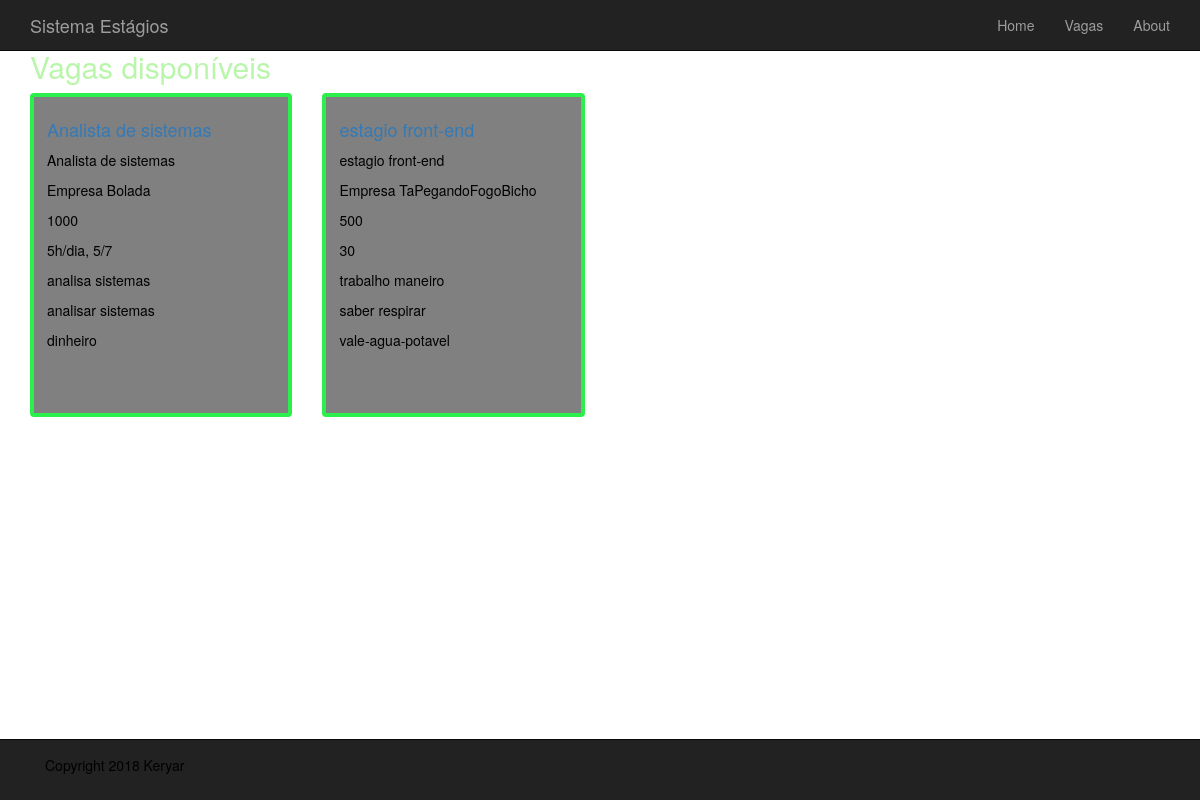
/jobs/list_job_opportunity/, run on an earlier commit of the app's database.
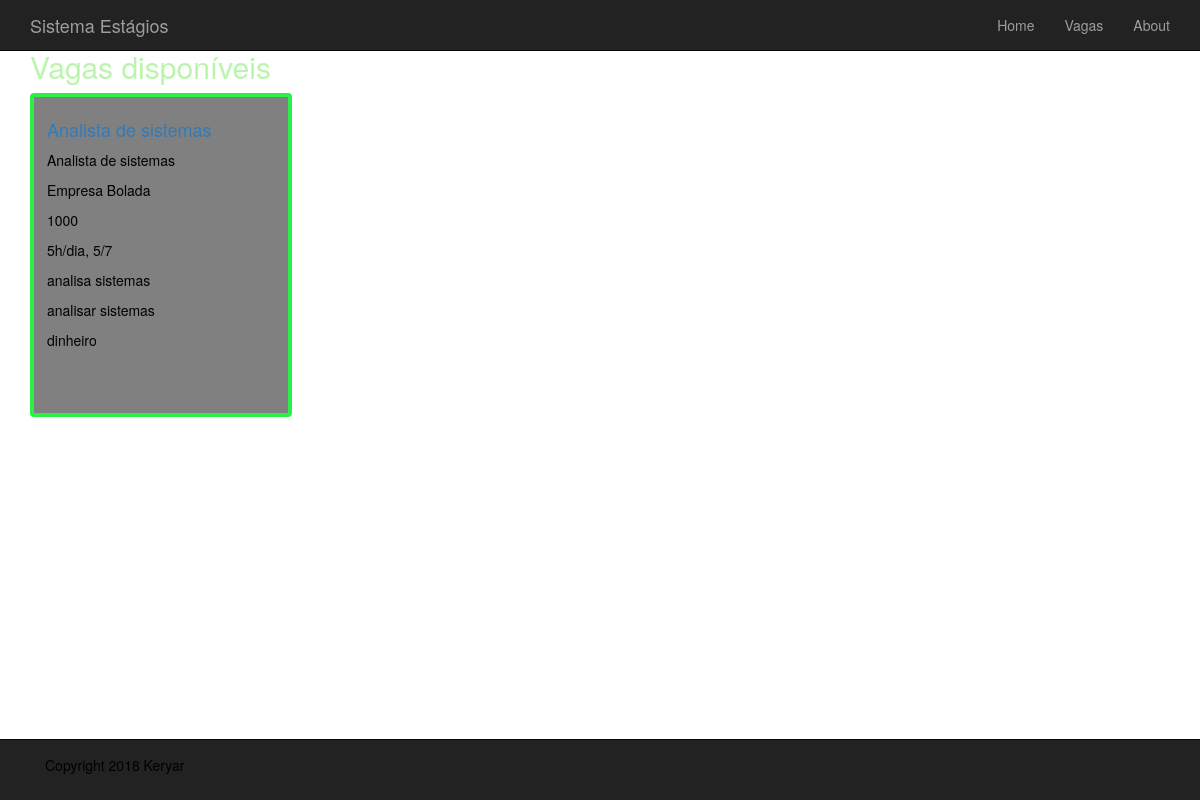
And on a later commit of the database.
### jobs/models.py (models this page shows, shortened)
class JobOpportunity (models.Model):
    name = models.CharField(max_length=200, db_index=True)
    enterprise = models.ForeignKey(Enterprise, related_name='owner')
    slug = models.SlugField(max_length=200, db_index=True, unique=True)
    salary = models.PositiveIntegerField(unique=True)
    weekly_workload = models.TextField(blank=True)
    description = models.TextField(blank=True)
    requirements = models.TextField(blank=True)
    benefits = models.TextField(blank=True)
    available = models.BooleanField(default=True)
    register_date = models.DateTimeField(auto_now_add=True)
    update_date = models.DateTimeField(auto_now=True)
    class Meta:
        ordering = ('name',)
        verbose_name = 'job_opportunity'
        verbose_name_plural = 'job_opportunities'
    def get_absolute_path(self):
        return reverse('jobs:display_job_opportunity', args=[self.id, self.slug])

### user_actions/models.py (models this page shows, shortened)
class Enterprise(models.Model):
    name = models.CharField(max_length=200, db_index=True)
    slug = models.SlugField(max_length=200, db_index=True, unique=True)
    pw = models.CharField(max_length=200)
    description = models.TextField(blank=True)
    validation_pending = models.BooleanField(default=True)
    registered = models.BooleanField(default=False)
    able = models.BooleanField(default=False)
    register_date = models.DateTimeField(auto_now_add=True)
    update_date = models.DateTimeField(auto_now=True)
    class Meta:
        ordering = ('name',)
        verbose_name = 'enterprise'
        verbose_name_plural = 'enterprises'

### jobs/views.py (the view)
def list_job_opportunity(request):
    job_opportunities = JobOpportunity.objects.filter(available=True)
    return render(request, 'jobs/list_job_opportunity.html', {
        'job_opportunities' : job_opportunities,
        })

### jobs/templates/jobs/list_job_opportunity.html (shortened to what this page needs)
{% extends 'base.html' %}
{% load static %}
{% block conteudo %}
    <div class="container">
        <div class="row">
            <div class="col-sm-12">
                <div class="row">
                    <div class="col-sm-9">
                        <h2>Vagas disponíveis</h2>
                        <div class="row">
                            {% for job_opportunity in job_opportunities %}
                                <div class="col-md-4 col-sm-6">
                                    <div class="thumbnail">
                                        <div class="caption">
                                             <h4><a href="{{ job_opportunity.get_absolute_path }}">{{ job_opportunity.name }}</a></h4>
                                            <p>{{ job_opportunity.name }}</p>
                                            <p>{{ job_opportunity.enterprise.name }}</p>
                                            <p>{{ job_opportunity.salary }}</p>
                                            <p>{{ job_opportunity.weekly_workload }}</p>
                                            <p>{{ job_opportunity.description }}</p>
                                            <p>{{ job_opportunity.requirements }}</p>
                                            <p>{{ job_opportunity.benefits }}</p>
                                            <br>
                                            <br>
                                        </div>
                                    </div>
                                </div>
                            {% endfor %}
                        </div>
                    </div>
                </div>
            </div>
        </div>
    </div>
{% endblock %}

### base_structures/templates/base.html (shortened to what this page needs)
{% load static %}
<!DOCTYPE html>
<html lang="en">
  <head>
    <link href="{% static 'base_structures/css/bootstrap.min.css' %}" rel="stylesheet">
    <link href="{% static 'base_structures/css/styles.css' %}" rel="stylesheet">
	<link href="https://maxcdn.bootstrapcdn.com/font-awesome/4.5.0/css/font-awesome.min.css" rel="stylesheet">
  </head>
  <body>
	<div class="navbar navbar-inverse navbar-fixed-top" role="navigation">
		<div class="container">
			<div class="navbar-header">
				<a class="navbar-brand" href="{% url 'base_structures:index' %}">Sistema Estágios</a>
			</div>
			<div class="navbar-collapse collapse">
				<ul class="nav navbar-nav navbar-right">
					<li ><a href="{% url 'base_structures:index' %}">Home</a></li>
					<li ><a href="{% url 'jobs:list_job_opportunity' %}">Vagas</a></li>
					<li ><a href="{% url 'base_structures:about' %}">About</a></li>
				</ul>
			</div>
		</div>
	</div>
	{% block conteudo %}
    {% endblock %}
	<div class="navbar navbar-inverse navbar-fixed-bottom" role="navigation">
		<div class="container">
			<div class="navbar-text pull-left">
				<p>Copyright 2018 Keryar</p>
			</div>
		</div>
	</div>
  </body>
</html>

### base_structures/static/base_structures/css/styles.css (style rules this page uses)
div .col-sm-6 > div.thumbnail { border-width: 4px; border-color: #2bf04c; }
div .thumbnail { background-color: grey; border-color: black; }
body { padding-top: 30px; padding-bottom: 70px; background-color: white; }
p { color:black; }
h2,h3,h4 { color: #b9f6ab; }

What changed in the data, as far as the page shows it:
removed JobOpportunity: name "estagio front-end", enterprise.name "Empresa TaPegandoFogoBicho", salary "500", weekly_workload "30", description "trabalho maneiro", requirements "saber respirar", benefits "vale-agua-potavel"
